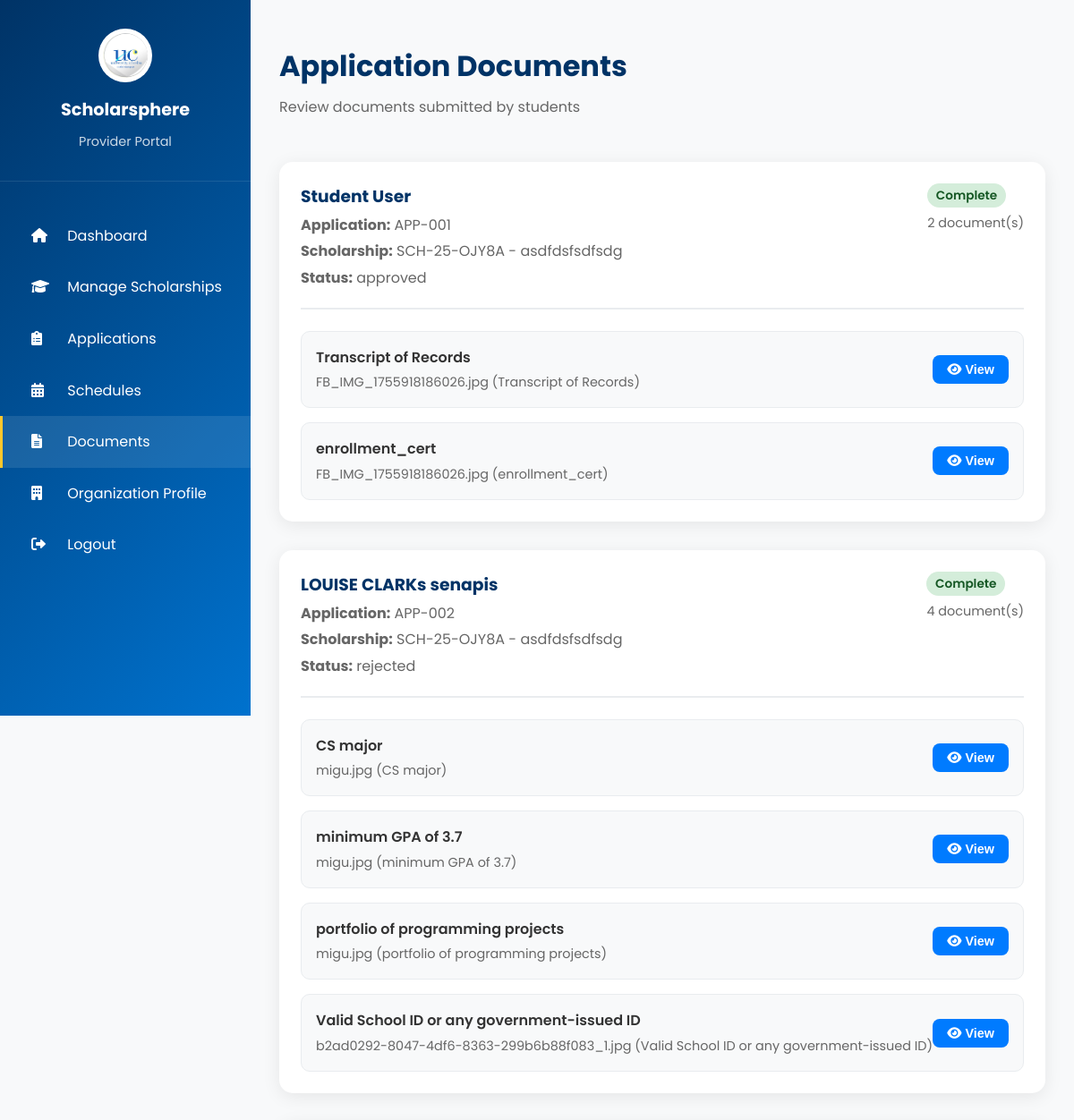
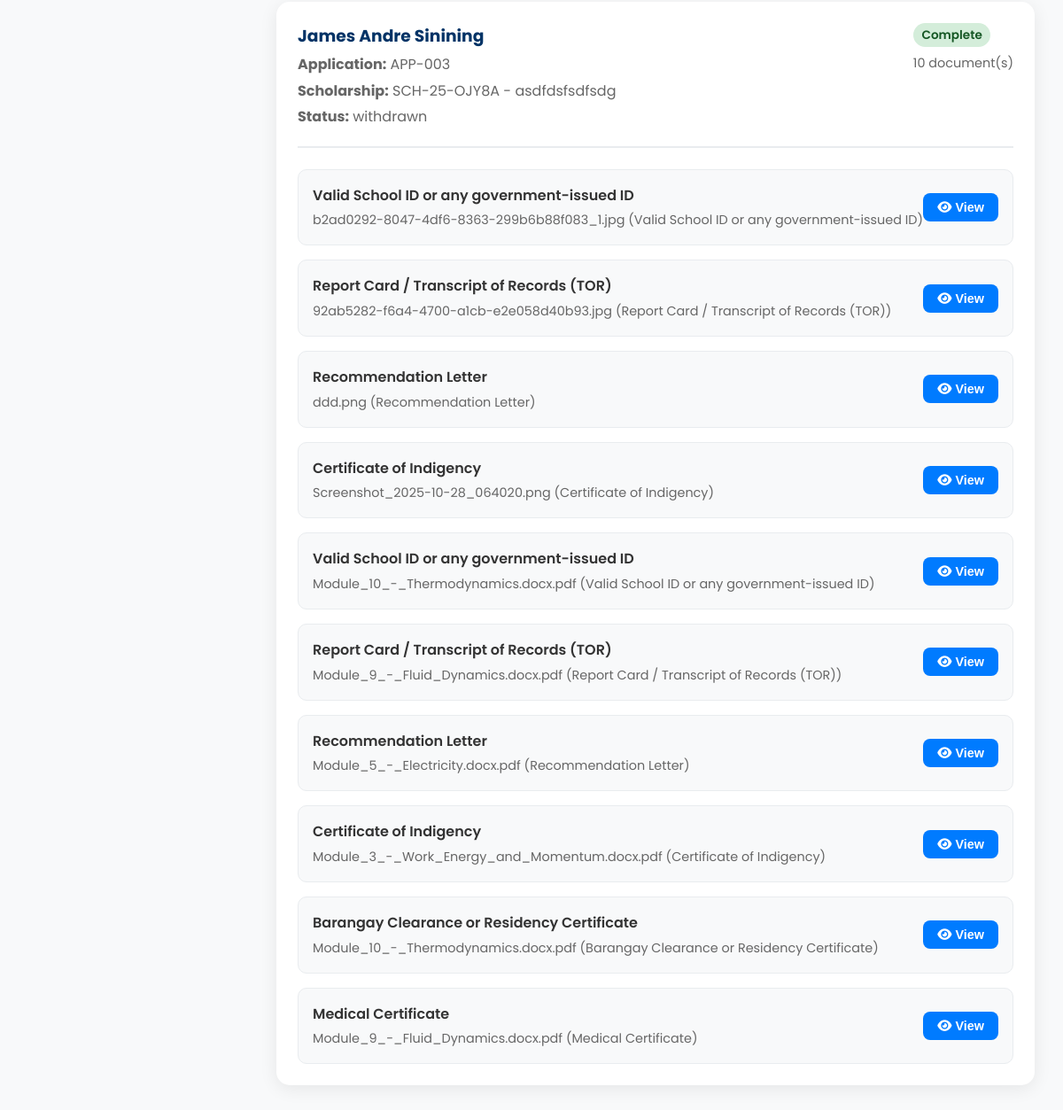
Screenshot of /provider/documents (signed in) with the database file from the repository (2 pictures, top to bottom).
### app.py (models this page shows)
class Scholarship(db.Model):
    __tablename__ = 'scholarships'
    id = db.Column(db.Integer, primary_key=True)
    code = db.Column(db.String(50), unique=True, nullable=False)
    title = db.Column(db.String(255), nullable=False)
    description = db.Column(db.Text, nullable=True)
    provider_id = db.Column(db.Integer, db.ForeignKey('users.id'), nullable=False)
    status = db.Column(db.String(20), nullable=False, default='draft')  # draft, approved, active, closed
    deadline = db.Column(db.Date, nullable=True)
    amount = db.Column(db.String(100), nullable=True)  # e.g., "₱50,000 per semester"
    requirements = db.Column(db.Text, nullable=True)
    applications_count = db.Column(db.Integer, nullable=False, default=0)
    pending_count = db.Column(db.Integer, nullable=False, default=0)
    approved_count = db.Column(db.Integer, nullable=False, default=0)
    disapproved_count = db.Column(db.Integer, nullable=False, default=0)
    created_at = db.Column(db.DateTime, nullable=False, default=datetime.utcnow)
    updated_at = db.Column(db.DateTime, onupdate=datetime.utcnow)
    is_active = db.Column(db.Boolean, nullable=False, default=True)
    provider = db.relationship('User', backref='scholarships')
    applications = db.relationship('ScholarshipApplication', backref='scholarship', lazy='dynamic')

class ScholarshipApplication(db.Model):
    __tablename__ = 'scholarship_applications'
    id = db.Column(db.Integer, primary_key=True)
    user_id = db.Column(db.Integer, db.ForeignKey('users.id'), nullable=False)
    scholarship_id = db.Column(db.Integer, db.ForeignKey('scholarships.id'), nullable=False)
    status = db.Column(db.String(20), nullable=False, default='pending')  # pending, approved, rejected, withdrawn, archived
    application_date = db.Column(db.DateTime, nullable=False, default=datetime.utcnow)
    reviewed_at = db.Column(db.DateTime, nullable=True)
    reviewed_by = db.Column(db.Integer, db.ForeignKey('users.id'), nullable=True)  # admin who reviewed
    notes = db.Column(db.Text, nullable=True)
    is_active = db.Column(db.Boolean, nullable=False, default=True)
    user = db.relationship('User', foreign_keys=[user_id], backref='scholarship_applications')
    reviewer = db.relationship('User', foreign_keys=[reviewed_by], backref='reviewed_applications')

class Credential(db.Model):
    __tablename__ = 'credentials'
    id = db.Column(db.Integer, primary_key=True)
    user_id = db.Column(db.Integer, db.ForeignKey('users.id'), nullable=False)
    credential_type = db.Column(db.String(100), nullable=False)  # e.g., 'Transcript', 'Certificate of Enrollment', etc.
    file_name = db.Column(db.String(255), nullable=False)
    file_path = db.Column(db.String(500), nullable=False)
    file_size = db.Column(db.Integer)  # File size in bytes
    status = db.Column(db.String(20), default='uploaded')  # uploaded, pending_review, approved, rejected
    upload_date = db.Column(db.DateTime, nullable=False, default=datetime.utcnow)
    is_active = db.Column(db.Boolean, default=True)
    user = db.relationship('User', backref='credentials')

### provider/routes.py (the view)
@provider_bp.route('/documents')
@login_required
def documents():
    if current_user.role != 'provider':
        flash('Access denied. Provider access required.', 'error')
        return redirect(url_for('index'))
    scholarships = Scholarship.query.filter_by(provider_id=current_user.id).all()
    scholarship_ids = [s.id for s in scholarships]
    applications = ScholarshipApplication.query.filter(
        ScholarshipApplication.scholarship_id.in_(scholarship_ids)
    ).all()
    documents_data = []
    for app in applications:
        student = User.query.get(app.user_id)
        scholarship = Scholarship.query.get(app.scholarship_id)
        credentials = Credential.query.filter_by(user_id=app.user_id, is_active=True).all()
        if not credentials:
            continue # Skip if no documents
        formatted_docs = []
        for cred in credentials:
            formatted_docs.append({
                'requirement_type': cred.credential_type,
                'file_name': cred.file_name,
                'credential_type': cred.credential_type, # Template uses both
                'file_path': cred.file_path # Use stored unique filename
            })
        documents_data.append({
            'student_name': student.get_full_name() if student else "Unknown",
            'application_id': f"APP-{str(app.id).zfill(3)}",
            'scholarship_code': scholarship.code if scholarship else "",
            'scholarship_title': scholarship.title if scholarship else "",
            'status': app.status,
            'completion_status': 'Complete' if len(credentials) >= 1 else 'Incomplete', # Simple logic
            'document_count': len(credentials),
            'documents': formatted_docs
        })
    return render_template('provider/documents.html',
                           user=current_user,
                           documents=documents_data)

### app.py (called while the page is built)
@login_manager.user_loader
def load_user(user_id):
    return db.session.get(User, int(user_id))

    def get_full_name(self):
        return f"{self.first_name} {self.last_name}"

### templates/provider/documents.html (shortened to what this page needs)
{% extends "base.html" %}
{% block extra_css %}
<link rel="stylesheet" href="{{ url_for('static', filename='css/main.css') }}">
{% endblock %}
{% block content %}
<div class="dashboard-container">
  <div class="sidebar">
    <div class="sidebar-header">
      <div class="sidebar-logo">
        <img src="{{ url_for('static', filename='images/uc-logo.png') }}" alt="UC Logo">
      </div>
      <div class="sidebar-brand">Scholarsphere</div>
      <div class="sidebar-subtitle">Provider Portal</div>
    </div>
    <nav class="sidebar-nav">
      <div class="nav-item" onclick="window.location.href='{{ url_for('provider.dashboard') }}'"><i class="fas fa-home"></i> Dashboard</div>
      <div class="nav-item" onclick="window.location.href='{{ url_for('provider.scholarships') }}'"><i class="fas fa-graduation-cap"></i> Manage Scholarships</div>
      <div class="nav-item" onclick="window.location.href='{{ url_for('provider.applications') }}'"><i class="fas fa-clipboard-list"></i> Applications</div>
      <div class="nav-item" onclick="window.location.href='{{ url_for('provider.schedules') }}'"><i class="fas fa-calendar-alt"></i> Schedules</div>
      <div class="nav-item active"><i class="fas fa-file-alt"></i> Documents</div>
      <div class="nav-item" onclick="window.location.href='{{ url_for('provider.profile') }}'"><i class="fas fa-building"></i> Organization Profile</div>
      <div class="nav-item" onclick="window.location.href='{{ url_for('logout') }}'"><i class="fas fa-sign-out-alt"></i> Logout</div>
    </nav>
  </div>
  <div class="main-content">
    <div class="top-bar">
      <div class="welcome-text">
        <h1>Application Documents</h1>
        <p>Review documents submitted by students</p>
      </div>
    </div>
    <div>
      {% if documents %}
        {% for doc in documents %}
        <div class="document-section">
          <div class="document-header">
            <div class="student-info">
              <h3>{{ doc.student_name }}</h3>
              <p><strong>Application:</strong> {{ doc.application_id }}</p>
              <p><strong>Scholarship:</strong> {{ doc.scholarship_code }} - {{ doc.scholarship_title }}</p>
              <p><strong>Status:</strong> {{ doc.status }}</p>
            </div>
            <div>
              <span class="badge {{ doc.completion_status.lower() }}">{{ doc.completion_status }}</span>
              <p style="margin-top:.5rem; color:#666; font-size:.9rem;">{{ doc.document_count }} document(s)</p>
            </div>
          </div>
          {% if doc.documents %}
          <div class="documents-list">
            {% for document in doc.documents %}
            <div class="document-item">
              <div class="document-info">
                <h4>{{ document.requirement_type }}</h4>
                <p>{{ document.file_name }} ({{ document.credential_type }})</p>
              </div>
              <button class="btn-view" onclick="window.open('/static/uploads/credentials/{{ document.file_path }}', '_blank')">
                <i class="fas fa-eye"></i> View
              </button>
            </div>
            {% endfor %}
          </div>
          {% else %}
          <div class="no-documents">
            <i class="fas fa-file-alt" style="font-size:3rem; color:#ddd; margin-bottom:1rem;"></i>
            <p>No documents uploaded yet.</p>
          </div>
          {% endif %}
        </div>
        {% endfor %}
      {% endif %}
    </div>
  </div>
</div>
{% endblock %}

### static/css/main.css (style rules this page uses)
* { margin: 0; padding: 0; box-sizing: border-box; }
body { font-family: 'Poppins', sans-serif; line-height: 1.6; color: #333; background-color: #f8f9fa; }

### templates/provider/documents.html (style rules this page uses)
.dashboard-container { display:flex; min-height:100vh; }
.sidebar { width:280px; background: linear-gradient(135deg, #003366 0%, #0072ce 100%); color:#fff; padding:2rem 0; position:fixed; height:100vh; overflow-y:auto; }
.sidebar-header { text-align:center; padding:0 2rem 2rem 2rem; border-bottom:1px solid rgba(255,255,255,0.1); }
.sidebar-logo { width:60px; height:60px; background:#fff; border-radius:50%; margin:0 auto 1rem; display:flex; align-items:center; justify-content:center; overflow:hidden; }
.sidebar-logo img { width:50px; height:50px; object-fit:cover; border-radius:50%; }
.sidebar-brand { font-size:1.2rem; font-weight:700; margin-bottom:.5rem; }
.sidebar-subtitle { font-size:.9rem; opacity:.8; }
.sidebar-nav { padding:2rem 0; }
.nav-item { padding:1rem 2rem; cursor:pointer; transition:background .3s; border-left:3px solid transparent; }
.nav-item:hover, .nav-item.active { background:rgba(255,255,255,0.1); border-left-color:#ffc72c; }
.nav-item i { margin-right:1rem; width:20px; }
.main-content { flex:1; margin-left:280px; padding:2rem; }
.top-bar { display:flex; justify-content:space-between; align-items:center; margin-bottom:2rem; padding:1rem 0; }
.welcome-text h1 { font-size:2rem; color:#003366; margin-bottom:.5rem; }
.welcome-text p { color:#666; }
.document-section { background:#fff; border-radius:15px; box-shadow:0 4px 20px rgba(0,0,0,0.08); margin-bottom:2rem; padding:1.5rem; }
.document-header { display:flex; justify-content:space-between; align-items:start; margin-bottom:1.5rem; padding-bottom:1rem; border-bottom:2px solid #e9ecef; }
.student-info h3 { color:#003366; margin-bottom:.25rem; }
.student-info p { color:#666; margin:.25rem 0; }
.badge { padding:.25rem .6rem; border-radius:20px; font-size:.85rem; font-weight:600; }
.badge.complete { background:#d4edda; color:#155724; }
.documents-list { display:grid; gap:1rem; }
.document-item { padding:1rem; background:#f8f9fa; border-radius:10px; border:1px solid #e9ecef; display:flex; justify-content:space-between; align-items:center; }
.document-info h4 { font-weight:600; color:#333; margin-bottom:.25rem; }
.document-info p { color:#666; font-size:.9rem; margin:0; }
.btn-view { background:#007bff; color:#fff; padding:.5rem 1rem; border-radius:8px; border:none; cursor:pointer; font-weight:600; font-size:.9rem; }

### rows the page displays
Scholarship: scholarship_code "SCH-25-OJY8A" "SCH-25-OJY8A" "SCH-25-OJY8A", scholarship_title "asdfdsfsdfsdg" "asdfdsfsdfsdg" "asdfdsfsdfsdg"
ScholarshipApplication: status "approved"
Credential: requirement_type "Transcript of Records", file_name "FB_IMG_1755918186026.jpg", credential_type "Transcript of Records"
Credential: requirement_type "enrollment_cert", file_name "FB_IMG_1755918186026.jpg", credential_type "enrollment_cert"
ScholarshipApplication: status "rejected"
Credential: requirement_type "CS major", file_name "migu.jpg", credential_type "CS major"
Credential: requirement_type "minimum GPA of 3.7", file_name "migu.jpg", credential_type "minimum GPA of 3.7"
Credential: requirement_type "portfolio of programming projects", file_name "migu.jpg", credential_type "portfolio of programming projects"
Credential: requirement_type "Valid School ID or any government-issued ID", file_name "b2ad0292-8047-4df6-8363-299b6b88f083_1.jpg", credential_type "Valid School ID or any government-issued ID"
ScholarshipApplication: status "withdrawn"
Credential: requirement_type "Valid School ID or any government-issued ID", file_name "b2ad0292-8047-4df6-8363-299b6b88f083_1.jpg", credential_type "Valid School ID or any government-issued ID"
Credential: requirement_type "Report Card / Transcript of Records (TOR)", file_name "92ab5282-f6a4-4700-a1cb-e2e058d40b93.jpg", credential_type "Report Card / Transcript of Records (TOR)"
Credential: requirement_type "Recommendation Letter", file_name "ddd.png", credential_type "Recommendation Letter"
Credential: requirement_type "Certificate of Indigency", file_name "Screenshot_2025-10-28_064020.png", credential_type "Certificate of Indigency"
Credential: requirement_type "Valid School ID or any government-issued ID", file_name "Module_10_-_Thermodynamics.docx.pdf", credential_type "Valid School ID or any government-issued ID"
Credential: requirement_type "Report Card / Transcript of Records (TOR)", file_name "Module_9_-_Fluid_Dynamics.docx.pdf", credential_type "Report Card / Transcript of Records (TOR)"
Credential: requirement_type "Recommendation Letter", file_name "Module_5_-_Electricity.docx.pdf", credential_type "Recommendation Letter"
Credential: requirement_type "Certificate of Indigency", file_name "Module_3_-_Work_Energy_and_Momentum.docx.pdf", credential_type "Certificate of Indigency"
Credential: requirement_type "Barangay Clearance or Residency Certificate", file_name "Module_10_-_Thermodynamics.docx.pdf", credential_type "Barangay Clearance or Residency Certificate"
Credential: requirement_type "Medical Certificate", file_name "Module_9_-_Fluid_Dynamics.docx.pdf", credential_type "Medical Certificate"

### other values shown
{{ doc.student_name }} "Student User" "LOUISE CLARKs senapis" "James Andre Sinining"
{{ doc.application_id }} "APP-001" "APP-002" "APP-003"
{{ doc.completion_status }} "Complete" "Complete" "Complete"
{{ doc.document_count }} "2" "4" "10"
